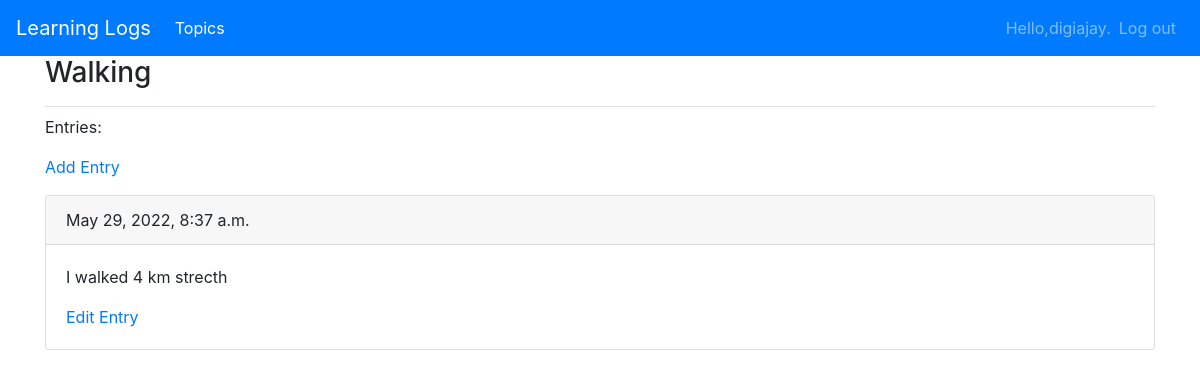
Page /topics/5/ (signed in) on the earlier database version.
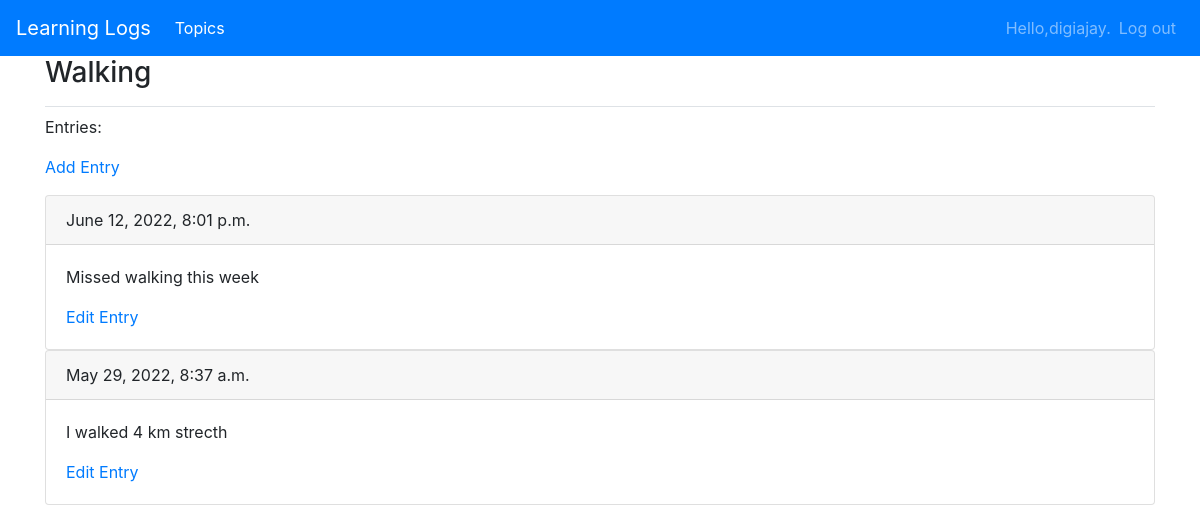
Same page on the later database version.
### learning_logs/models.py (models this page shows, shortened)
class Topic(models.Model):
    topic = models.CharField(max_length=100)
    timestamp_added = models.DateTimeField(auto_now_add=True)
    owner = models.ForeignKey(User, on_delete=models.CASCADE)
    def __str__(self):
        return self.topic

class Entry(models.Model):
    topic = models.ForeignKey(Topic,on_delete=models.CASCADE)
    text = models.TextField()
    timestamp_added = models.DateTimeField(auto_now_add=True)
    class Meta:
        verbose_name_plural = "entries"

### learning_logs/views.py (the view)
# urls.py: path('topics/<int:topic_id>/',views.topic,name='topic'),
@login_required
def topic(request,topic_id):
    topic = Topic.objects.get(id=topic_id)
    if topic.owner != request.user:
        raise Http404
    entries = topic.entry_set.order_by('-timestamp_added')
    context = {'topic':topic, 'entries':entries}
    return render(request, 'learning_logs/topic.html', context)

### learning_logs/templates/learning_logs/topic.html
{% extends 'learning_logs/base.html' %}
{% block page_header %}
  <h3>{{topic}}</h3>
{% endblock page_header %}
{% block content %}
  <p> Entries: </p>
  <p>
    <a href = "{% url 'learning_logs:new_entry' topic.id %}"> Add Entry </a>
  </p>
  {% for entry in entries %}
    <div class="card">
      <div class="card-header">
        {{ entry.timestamp_added}}
      </div>
      <div class="card-body">
        <p class="card-text">{{entry.text}}</p>
        <a href ={% url 'learning_logs:edit_entry' entry.id %}>Edit Entry</a>
      </div>
    </div>
    {% empty %}
    <p> There are no Entries for this topic yet. </p>
    {% endfor %}
  {% endblock content %}

### learning_logs/templates/learning_logs/base.html (shortened to what this page needs)
{% load bootstrap4 %}
<!doctype html>
<html lang="en">
<head>
    {% bootstrap_css %}
</head>
<body>
    <nav class="navbar navbar-expand-sm navbar-dark bg-primary">
        <a class="navbar-brand" href="{% url 'learning_logs:index' %}">Learning Logs</a>
        <div class="collapse navbar-collapse" id="collapsibleNavId">
            <ul class="navbar-nav mr-auto mt-2 mt-lg-0">
                <li class="nav-item active">
                    <a class="nav-link" href= "{% url 'learning_logs:topics' %}" >Topics</a>
                </li>
            </ul>
            <ul class="navbar-nav ml-auto">
                {% if user.is_authenticated %}
                    <li class="nav-item">
                        <span class = "navbar-text">Hello,{{user.username}}.</span>
                    </li>
                    <li class="nav-item">
                        <a class="nav-link" href = "{% url 'users:logout' %}">Log out</a>
                    </li>
                {% endif %}
            </ul>
        </div>
    </nav>
    <main role="main" class="container">
        <div class="pb-2 mb-2 border-bottom">
            {% block page_header %}{% endblock page_header %}
        </div>
        <div>
            {% block content %}{% endblock content %}
        </div>
    </main>
</body>
</html>

Differences in the rows shown:
added Entry: timestamp_added "June 12, 2022, 8:01 p.m.", text "Missed walking this week"
